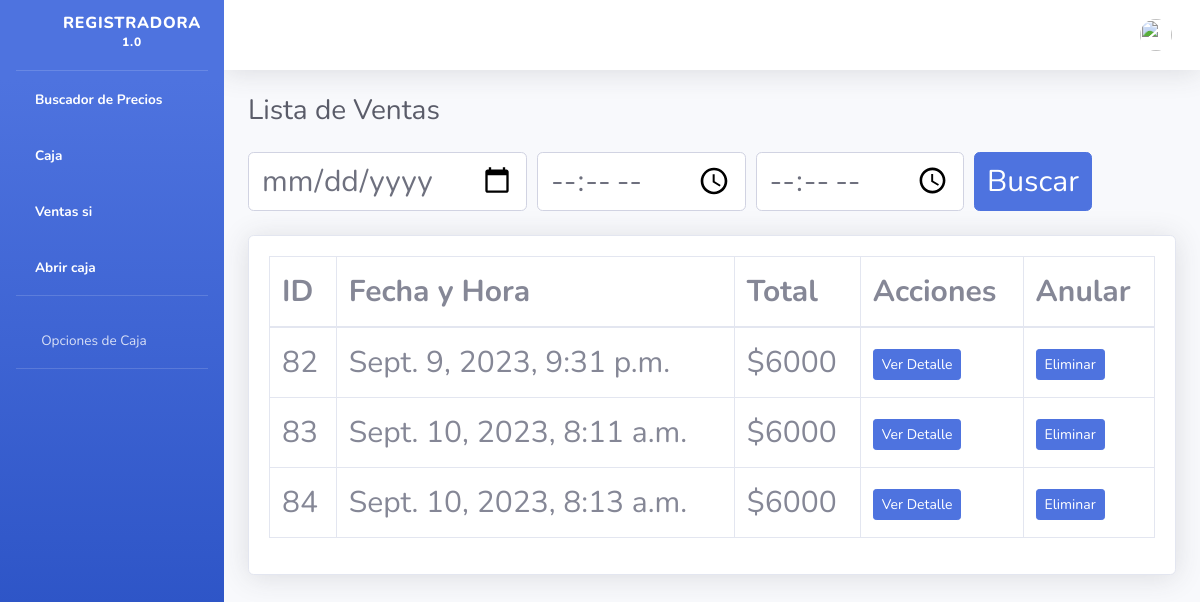
/ventas/, run on the app's committed database.
### core/models.py (models this page shows, shortened)
class Venta(models.Model):
    id = models.AutoField(primary_key=True)
    fecha_hora = models.DateTimeField(default=timezone.now)
    productos = models.ManyToManyField(Producto, through='VentaProducto')
    total = models.DecimalField(max_digits=10, decimal_places=2)
    usuario = models.ForeignKey(Usuario, on_delete=models.CASCADE)

class Configuracion(models.Model):
    id = models.AutoField(primary_key=True)
    decimales = models.PositiveIntegerField(default=2)
    clave_anulacion = models.CharField(max_length=20)
    idioma = models.CharField(max_length=20)
    imprimir_opciones = (
        ('no', 'No imprimir'),
        ('con_corte', 'Imprimir con corte'),
        ('sin_corte', 'Imprimir sin corte'),
    )
    imprimir = models.CharField(max_length=20, choices=imprimir_opciones, default='no')
    porcentaje_iva = models.DecimalField(max_digits=5, decimal_places=2, default=0.0)
    tamano_letra = models.PositiveIntegerField(default=10)  # Ejemplo: tamaño de letra por defecto de 10 puntos

### core/views.py (the view)
# urls.py: path('ventas/', views.listar_ventas, name='listar_ventas'),  # Agrega esta línea
def listar_ventas(request):
    ultima_fecha_cierre = RegistroTransaccion.objects.aggregate(Max('fecha_ingreso'))['fecha_ingreso__max']
    if ultima_fecha_cierre:
        ventas = Venta.objects.filter(fecha_hora__gt=ultima_fecha_cierre)
    else:
        ventas = Venta.objects.all()
    fecha = request.GET.get('fecha')
    hora_inicio = request.GET.get('hora_inicio')
    hora_fin = request.GET.get('hora_fin')
    if fecha:
        fecha = datetime.datetime.strptime(fecha, "%Y-%m-%d").date()
        ventas = ventas.filter(fecha_hora__date=fecha)
    if hora_inicio and hora_fin:
        hora_inicio = datetime.datetime.strptime(hora_inicio, "%H:%M").time()
        hora_fin = datetime.datetime.strptime(hora_fin, "%H:%M").time()
        ventas = ventas.filter(fecha_hora__time__range=(hora_inicio, hora_fin))
    return render(request, 'lista_ventas.html', {'ventas': ventas})

### core/funciones.py (called while the page is built)
def get_github_latest_release_date():
    try:
        url = "https://api.github.com/repos/gladoncio/caja_registradora/releases/latest"
        response = requests.get(url)
        data = response.json()
        latest_release_date = data["published_at"]
        return latest_release_date
    except Exception as e:
        return None  # En caso de error, devuelve None o una fecha predeterminada

def verificar_actualizacion(request):
    context = {'actualizado' : "si"}
    actualizacion = ActualizacionModel.objects.first()
    if actualizacion:
        fecha_guardada = actualizacion.fecha_actualizacion
        try:
            latest_release_date = get_github_latest_release_date()
            fecha_github = datetime.strptime(latest_release_date, "%Y-%m-%dT%H:%M:%SZ")
            if fecha_guardada >= fecha_github:
                context = {'actualizado' : "no"}
                return context
        except Exception as e:
            return context
    return context

### core/global.py (called while the page is built)
def variables_globales(request):
    configuracion = Configuracion.objects.first()  # Suponiendo que tienes una única configuración
    context = {'configuracion' : configuracion}
    return context

### core/templates/lista_ventas.html
{% extends 'base/nav.html' %}
{% block body %}
<div class="container-fluid">
    <h1 class="h3 mb-4 text-gray-800">Lista de Ventas</h1>
    <form method="GET" action="{% url 'listar_ventas' %}" class="mb-4">
        <div class="form-row resize-text">
            <div class="col">
                <input type="date" name="fecha" class="form-control resize-text" placeholder="Fecha">
            </div>
            <div class="col">
                <input type="time" name="hora_inicio" class="form-control resize-text" placeholder="Hora de inicio">
            </div>
            <div class="col">
                <input type="time" name="hora_fin" class="form-control resize-text" placeholder="Hora de fin">
            </div>
            <div class="col">
                <button type="submit" class="btn btn-primary resize-text">Buscar</button>
            </div>
        </div>
    </form>
    <div class="row">
        <div class="col-lg-12">
            <div class="card shadow mb-4">
                <div class="card-body">
                    <div class="table-responsive">
                        <table class="table table-bordered resize-text" id="dataTable" width="100%" cellspacing="0">
                            <thead>
                                <tr>
                                    <th>ID</th>
                                    <th>Fecha y Hora</th>
                                    <th>Total</th>
                                    <th>Acciones</th>
                                    <th>Anular</th>
                                </tr>
                            </thead>
                            <tbody>
                                {% for venta in ventas %}
                                <tr>
                                    <td>{{ venta.id }}</td>
                                    <td>{{ venta.fecha_hora }}</td>
                                    <td>${{ venta.total|floatformat:configuracion.decimales  }}</td>
                                    <td>
                                        <a href="{% url 'detalle_venta' venta.id %}" class="btn btn-primary btn-sm">Ver Detalle</a>
                                    </td>
                                    <td>
                                        <a href="{% url 'eliminar_venta' venta.id %}" class="btn btn-primary btn-sm">Eliminar</a>
                                    </td>
                                </tr>
                                {% endfor %}
                            </tbody>
                        </table>
                    </div>
                </div>
            </div>
        </div>
    </div>
</div>
{% endblock %}

### data on the page
Venta: id "82", fecha_hora "Sept. 9, 2023, 9:31 p.m.", total "6000"
Venta: id "83", fecha_hora "Sept. 10, 2023, 8:11 a.m.", total "6000"
Venta: id "84", fecha_hora "Sept. 10, 2023, 8:13 a.m.", total "6000"

### other printed values
{{ actualizado }} "si"
